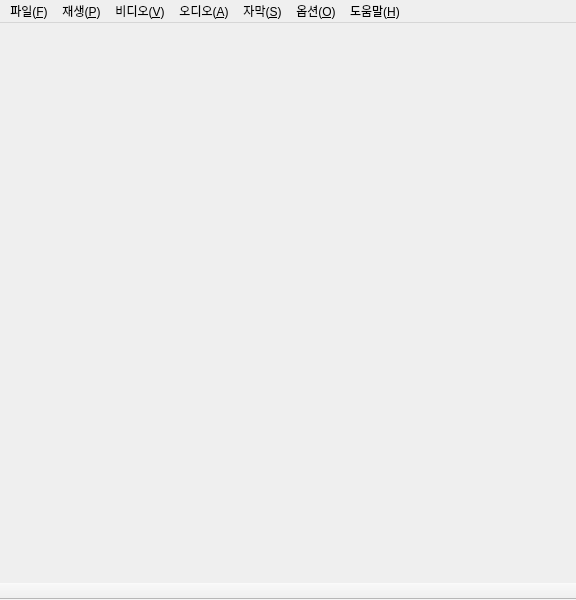
<ui version="4.0" >
 <class>Ui::MainWindow</class>
 <widget class="QMainWindow" name="Ui::MainWindow" >
  <property name="enabled" >
   <bool>true</bool>
  </property>
  <property name="geometry" >
   <rect>
    <x>0</x>
    <y>0</y>
    <width>576</width>
    <height>600</height>
   </rect>
  </property>
  <property name="windowTitle" >
   <string>MainWindow</string>
  </property>
  <widget class="QWidget" name="centralwidget" >
   <property name="geometry" >
    <rect>
     <x>0</x>
     <y>25</y>
     <width>576</width>
     <height>563</height>
    </rect>
   </property>
  </widget>
  <widget class="QMenuBar" name="menubar" >
   <property name="geometry" >
    <rect>
     <x>0</x>
     <y>0</y>
     <width>576</width>
     <height>25</height>
    </rect>
   </property>
   <property name="defaultUp" >
    <bool>false</bool>
   </property>
   <widget class="QMenu" name="file_menu" >
    <property name="title" >
     <string>파일(&amp;F)</string>
    </property>
    <widget class="QMenu" name="file_open_menu" >
     <property name="title" >
      <string>열기...</string>
     </property>
     <widget class="QMenu" name="open_recent_menu" >
      <property name="title" >
       <string>최근에 재생한 것들</string>
      </property>
      <addaction name="separator" />
      <addaction name="recent_clear_action" />
     </widget>
     <addaction name="open_file_action" />
     <addaction name="open_dvd_action" />
     <addaction name="separator" />
     <addaction name="open_recent_menu" />
    </widget>
    <addaction name="file_open_menu" />
    <addaction name="separator" />
    <addaction name="file_exit_action" />
   </widget>
   <widget class="QMenu" name="play_menu" >
    <property name="title" >
     <string>재생(&amp;P)</string>
    </property>
    <widget class="QMenu" name="play_ab_menu" >
     <property name="title" >
      <string>A-B 구간 반복</string>
     </property>
     <addaction name="play_ab_select_action" />
     <addaction name="play_ab_stop_action" />
     <addaction name="play_ab_advance_action" />
    </widget>
    <widget class="QMenu" name="play_speed_menu" >
     <property name="title" >
      <string>재생 속도</string>
     </property>
     <addaction name="play_speed_current_action" />
     <addaction name="separator" />
     <addaction name="play_speed_double_action" />
     <addaction name="play_speed_half_action" />
     <addaction name="play_speed_increase_action" />
     <addaction name="play_speed_decrease_action" />
     <addaction name="play_speed_restore_action" />
    </widget>
    <addaction name="play_dvd_menu_action" />
    <addaction name="play_show_playlist_action" />
    <addaction name="play_speed_menu" />
    <addaction name="play_ab_menu" />
    <addaction name="separator" />
    <addaction name="play_pause_action" />
    <addaction name="play_stop_action" />
    <addaction name="play_previous_action" />
    <addaction name="play_next_action" />
    <addaction name="play_backward_action" />
    <addaction name="play_backward_more_action" />
    <addaction name="play_backward_much_more_action" />
    <addaction name="play_forward_action" />
    <addaction name="play_forward_more_action" />
    <addaction name="play_forward_much_more_action" />
   </widget>
   <widget class="QMenu" name="video_menu" >
    <property name="enabled" >
     <bool>true</bool>
    </property>
    <property name="title" >
     <string>비디오(&amp;V)</string>
    </property>
    <widget class="QMenu" name="video_aspect_menu" >
     <property name="title" >
      <string>영상비율</string>
     </property>
     <addaction name="video_aspect_auto_action" />
     <addaction name="video_aspect_4_3_action" />
     <addaction name="video_aspect_16_9_action" />
     <addaction name="video_aspect_211_100_action" />
    </widget>
    <widget class="QMenu" name="video_size_menu" >
     <property name="title" >
      <string>영상크기</string>
     </property>
     <addaction name="video_size_50_action" />
     <addaction name="video_size_100_action" />
     <addaction name="video_size_150_action" />
     <addaction name="video_size_200_action" />
     <addaction name="video_size_250_action" />
     <addaction name="video_size_300_action" />
     <addaction name="video_size_350_action" />
     <addaction name="video_size_400_action" />
    </widget>
    <widget class="QMenu" name="video_crop_menu" >
     <property name="title" >
      <string>영상 잘라내기</string>
     </property>
     <addaction name="video_crop_off_action" />
     <addaction name="video_crop_4_3_action" />
     <addaction name="video_crop_16_9_action" />
     <addaction name="video_crop_2_35_1_action" />
    </widget>
    <widget class="QMenu" name="video_on_top_menu" >
     <property name="title" >
      <string>맨위로</string>
     </property>
     <property name="icon" >
      <iconset resource="rsclist.qrc" >
       <normaloff>:/img/go-top.png</normaloff>:/img/go-top.png</iconset>
     </property>
     <addaction name="video_on_top_always_action" />
     <addaction name="video_on_top_only_playing_action" />
     <addaction name="video_on_top_off_action" />
    </widget>
    <addaction name="video_fullscreen_action" />
    <addaction name="video_on_top_menu" />
    <addaction name="separator" />
    <addaction name="video_size_menu" />
    <addaction name="video_aspect_menu" />
    <addaction name="video_crop_menu" />
    <addaction name="video_equalizer_action" />
   </widget>
   <widget class="QMenu" name="audio_menu" >
    <property name="title" >
     <string>오디오(&amp;A)</string>
    </property>
    <addaction name="audio_volume_up_action" />
    <addaction name="audio_volume_down_action" />
    <addaction name="audio_mute_action" />
   </widget>
   <widget class="QMenu" name="subtitle_menu" >
    <property name="title" >
     <string>자막(&amp;S)</string>
    </property>
    <widget class="QMenu" name="subtitle_select_menu" >
     <property name="title" >
      <string>자막 파일</string>
     </property>
     <property name="icon" >
      <iconset resource="rsclist.qrc" >
       <normaloff>:/img/format-justify-center.png</normaloff>:/img/format-justify-center.png</iconset>
     </property>
     <addaction name="subtitle_add_action" />
     <addaction name="subtitle_clear_action" />
     <addaction name="separator" />
     <addaction name="subtitle_disable_action" />
    </widget>
    <widget class="QMenu" name="subtitle_sync_menu" >
     <property name="title" >
      <string>자막 동기화</string>
     </property>
     <addaction name="subtitle_sync_current_action" />
     <addaction name="separator" />
     <addaction name="subtitle_sync_increase_action" />
     <addaction name="subtitle_sync_decrease_action" />
    </widget>
    <widget class="QMenu" name="subtitle_pos_menu" >
     <property name="title" >
      <string>자막 위치</string>
     </property>
     <addaction name="subtitle_step_up_action" />
     <addaction name="subtitle_step_down_action" />
    </widget>
    <widget class="QMenu" name="sub_channel_menu" >
     <property name="title" >
      <string>자막 채널</string>
     </property>
     <addaction name="sub_channel_off_action" />
    </widget>
    <addaction name="sub_channel_menu" />
    <addaction name="subtitle_select_menu" />
    <addaction name="subtitle_pos_menu" />
    <addaction name="subtitle_sync_menu" />
   </widget>
   <widget class="QMenu" name="option_menu" >
    <property name="title" >
     <string>옵션(&amp;O)</string>
    </property>
    <addaction name="option_preferences_action" />
   </widget>
   <widget class="QMenu" name="help_menu" >
    <property name="title" >
     <string>도움말(&amp;H)</string>
    </property>
    <addaction name="about_qt_action" />
    <addaction name="about_cmp_action" />
   </widget>
   <addaction name="file_menu" />
   <addaction name="play_menu" />
   <addaction name="video_menu" />
   <addaction name="audio_menu" />
   <addaction name="subtitle_menu" />
   <addaction name="option_menu" />
   <addaction name="help_menu" />
  </widget>
  <widget class="QToolBar" name="play_bar" >
   <property name="geometry" >
    <rect>
     <x>0</x>
     <y>588</y>
     <width>576</width>
     <height>12</height>
    </rect>
   </property>
   <property name="windowTitle" >
    <string>재생 도구막대</string>
   </property>
   <property name="movable" >
    <bool>false</bool>
   </property>
   <property name="allowedAreas" >
    <set>Qt::BottomToolBarArea</set>
   </property>
   <property name="iconSize" >
    <size>
     <width>16</width>
     <height>16</height>
    </size>
   </property>
   <attribute name="toolBarArea" >
    <enum>BottomToolBarArea</enum>
   </attribute>
   <attribute name="toolBarBreak" >
    <bool>false</bool>
   </attribute>
  </widget>
  <action name="open_file_action" >
   <property name="icon" >
    <iconset resource="rsclist.qrc" >
     <normaloff>:/img/document-open.png</normaloff>:/img/document-open.png</iconset>
   </property>
   <property name="text" >
    <string>파일</string>
   </property>
   <property name="shortcut" >
    <string>Ctrl+O</string>
   </property>
  </action>
  <action name="play_forward_action" >
   <property name="icon" >
    <iconset resource="rsclist.qrc" >
     <normaloff>:/img/media-seek-forward.png</normaloff>:/img/media-seek-forward.png</iconset>
   </property>
   <property name="text" >
    <string>앞으로</string>
   </property>
   <property name="shortcut" >
    <string>Right</string>
   </property>
   <property name="shortcutContext" >
    <enum>Qt::ApplicationShortcut</enum>
   </property>
  </action>
  <action name="play_backward_action" >
   <property name="icon" >
    <iconset resource="rsclist.qrc" >
     <normaloff>:/img/media-seek-backward.png</normaloff>:/img/media-seek-backward.png</iconset>
   </property>
   <property name="text" >
    <string>뒤로</string>
   </property>
   <property name="shortcut" >
    <string>Left</string>
   </property>
  </action>
  <action name="audio_volume_up_action" >
   <property name="text" >
    <string>소리크게</string>
   </property>
   <property name="shortcut" >
    <string>Up</string>
   </property>
  </action>
  <action name="audio_volume_down_action" >
   <property name="text" >
    <string>소리작게</string>
   </property>
   <property name="shortcut" >
    <string>Down</string>
   </property>
  </action>
  <action name="video_fullscreen_action" >
   <property name="checkable" >
    <bool>true</bool>
   </property>
   <property name="icon" >
    <iconset resource="rsclist.qrc" >
     <normaloff>:/img/view-fullscreen.png</normaloff>:/img/view-fullscreen.png</iconset>
   </property>
   <property name="text" >
    <string>전체화면</string>
   </property>
   <property name="shortcut" >
    <string>Return</string>
   </property>
  </action>
  <action name="play_forward_more_action" >
   <property name="text" >
    <string>많이 앞으로</string>
   </property>
   <property name="shortcut" >
    <string>PgUp</string>
   </property>
  </action>
  <action name="play_backward_more_action" >
   <property name="text" >
    <string>많이 뒤로</string>
   </property>
   <property name="shortcut" >
    <string>PgDown</string>
   </property>
  </action>
  <action name="play_pause_action" >
   <property name="icon" >
    <iconset resource="rsclist.qrc" >
     <normaloff>:/img/media-playback-start.png</normaloff>:/img/media-playback-start.png</iconset>
   </property>
   <property name="text" >
    <string>일시정지/재생</string>
   </property>
   <property name="shortcut" >
    <string>Space</string>
   </property>
  </action>
  <action name="file_exit_action" >
   <property name="icon" >
    <iconset resource="rsclist.qrc" >
     <normaloff>:/img/application-exit.png</normaloff>:/img/application-exit.png</iconset>
   </property>
   <property name="text" >
    <string>종료</string>
   </property>
   <property name="shortcut" >
    <string>Alt+F4</string>
   </property>
  </action>
  <action name="play_stop_action" >
   <property name="icon" >
    <iconset resource="rsclist.qrc" >
     <normaloff>:/img/media-playback-stop.png</normaloff>:/img/media-playback-stop.png</iconset>
   </property>
   <property name="text" >
    <string>정지</string>
   </property>
  </action>
  <action name="play_previous_action" >
   <property name="icon" >
    <iconset resource="rsclist.qrc" >
     <normaloff>:/img/media-skip-backward.png</normaloff>:/img/media-skip-backward.png</iconset>
   </property>
   <property name="text" >
    <string>이전 파일</string>
   </property>
  </action>
  <action name="play_next_action" >
   <property name="icon" >
    <iconset resource="rsclist.qrc" >
     <normaloff>:/img/media-skip-forward.png</normaloff>:/img/media-skip-forward.png</iconset>
   </property>
   <property name="text" >
    <string>다음 파일</string>
   </property>
  </action>
  <action name="audio_mute_action" >
   <property name="checkable" >
    <bool>true</bool>
   </property>
   <property name="icon" >
    <iconset resource="rsclist.qrc" >
     <normaloff>:/img/player-volume.png</normaloff>:/img/player-volume.png</iconset>
   </property>
   <property name="text" >
    <string>음소거</string>
   </property>
  </action>
  <action name="video_aspect_auto_action" >
   <property name="checkable" >
    <bool>true</bool>
   </property>
   <property name="checked" >
    <bool>true</bool>
   </property>
   <property name="text" >
    <string>자동</string>
   </property>
  </action>
  <action name="video_aspect_4_3_action" >
   <property name="checkable" >
    <bool>true</bool>
   </property>
   <property name="text" >
    <string>AR 4:3</string>
   </property>
  </action>
  <action name="video_aspect_16_9_action" >
   <property name="checkable" >
    <bool>true</bool>
   </property>
   <property name="text" >
    <string>AR 16:9</string>
   </property>
  </action>
  <action name="video_equalizer_action" >
   <property name="icon" >
    <iconset resource="rsclist.qrc" >
     <normaloff>:/img/view-media-equalizer.png</normaloff>:/img/view-media-equalizer.png</iconset>
   </property>
   <property name="text" >
    <string>이퀄라이저</string>
   </property>
  </action>
  <action name="play_show_playlist_action" >
   <property name="checkable" >
    <bool>false</bool>
   </property>
   <property name="icon" >
    <iconset resource="rsclist.qrc" >
     <normaloff>:/img/view-media-playlist.png</normaloff>:/img/view-media-playlist.png</iconset>
   </property>
   <property name="text" >
    <string>재생 목록</string>
   </property>
   <property name="shortcut" >
    <string>L</string>
   </property>
  </action>
  <action name="subtitle_step_up_action" >
   <property name="text" >
    <string>자막 위로</string>
   </property>
   <property name="shortcut" >
    <string>]</string>
   </property>
  </action>
  <action name="subtitle_step_down_action" >
   <property name="text" >
    <string>자막 아래로</string>
   </property>
   <property name="shortcut" >
    <string>[</string>
   </property>
  </action>
  <action name="subtitle_add_action" >
   <property name="text" >
    <string>자막 추가</string>
   </property>
  </action>
  <action name="subtitle_disable_action" >
   <property name="checkable" >
    <bool>true</bool>
   </property>
   <property name="checked" >
    <bool>true</bool>
   </property>
   <property name="text" >
    <string>자막없음</string>
   </property>
   <property name="visible" >
    <bool>false</bool>
   </property>
  </action>
  <action name="subtitle_clear_action" >
   <property name="enabled" >
    <bool>false</bool>
   </property>
   <property name="text" >
    <string>자막 비우기</string>
   </property>
  </action>
  <action name="video_size_100_action" >
   <property name="checkable" >
    <bool>false</bool>
   </property>
   <property name="text" >
    <string>100%</string>
   </property>
   <property name="shortcut" >
    <string>1</string>
   </property>
  </action>
  <action name="video_size_200_action" >
   <property name="checkable" >
    <bool>false</bool>
   </property>
   <property name="text" >
    <string>200%</string>
   </property>
   <property name="shortcut" >
    <string>2</string>
   </property>
  </action>
  <action name="video_size_50_action" >
   <property name="checkable" >
    <bool>false</bool>
   </property>
   <property name="text" >
    <string>50%</string>
   </property>
   <property name="shortcut" >
    <string>`</string>
   </property>
  </action>
  <action name="video_size_300_action" >
   <property name="checkable" >
    <bool>false</bool>
   </property>
   <property name="text" >
    <string>300%</string>
   </property>
   <property name="shortcut" >
    <string>3</string>
   </property>
  </action>
  <action name="video_size_400_action" >
   <property name="checkable" >
    <bool>false</bool>
   </property>
   <property name="text" >
    <string>400%</string>
   </property>
   <property name="shortcut" >
    <string>4</string>
   </property>
  </action>
  <action name="subtitle_sync_increase_action" >
   <property name="text" >
    <string>싱크 +0.5초</string>
   </property>
   <property name="shortcut" >
    <string>P</string>
   </property>
  </action>
  <action name="subtitle_sync_decrease_action" >
   <property name="text" >
    <string>싱크 -0.5초</string>
   </property>
   <property name="shortcut" >
    <string>O</string>
   </property>
  </action>
  <action name="subtitle_sync_current_action" >
   <property name="text" >
    <string>현재값: 0.0초</string>
   </property>
  </action>
  <action name="option_preferences_action" >
   <property name="icon" >
    <iconset resource="rsclist.qrc" >
     <normaloff>:/img/preferences-system.png</normaloff>:/img/preferences-system.png</iconset>
   </property>
   <property name="text" >
    <string>환경설정</string>
   </property>
  </action>
  <action name="video_size_150_action" >
   <property name="checkable" >
    <bool>false</bool>
   </property>
   <property name="text" >
    <string>150%</string>
   </property>
  </action>
  <action name="video_size_250_action" >
   <property name="checkable" >
    <bool>false</bool>
   </property>
   <property name="text" >
    <string>250%</string>
   </property>
  </action>
  <action name="video_size_350_action" >
   <property name="checkable" >
    <bool>false</bool>
   </property>
   <property name="text" >
    <string>350%</string>
   </property>
  </action>
  <action name="video_crop_off_action" >
   <property name="checkable" >
    <bool>true</bool>
   </property>
   <property name="checked" >
    <bool>true</bool>
   </property>
   <property name="text" >
    <string>취소</string>
   </property>
  </action>
  <action name="video_crop_4_3_action" >
   <property name="checkable" >
    <bool>true</bool>
   </property>
   <property name="text" >
    <string>CR 4:3</string>
   </property>
  </action>
  <action name="video_crop_16_9_action" >
   <property name="checkable" >
    <bool>true</bool>
   </property>
   <property name="text" >
    <string>CR 16:9</string>
   </property>
  </action>
  <action name="video_on_top_always_action" >
   <property name="checkable" >
    <bool>true</bool>
   </property>
   <property name="text" >
    <string>항상 맨위로</string>
   </property>
  </action>
  <action name="video_on_top_only_playing_action" >
   <property name="checkable" >
    <bool>true</bool>
   </property>
   <property name="text" >
    <string>재생시만 맨위로</string>
   </property>
  </action>
  <action name="video_on_top_off_action" >
   <property name="checkable" >
    <bool>true</bool>
   </property>
   <property name="checked" >
    <bool>true</bool>
   </property>
   <property name="text" >
    <string>맨위로 끄기</string>
   </property>
  </action>
  <action name="about_qt_action" >
   <property name="text" >
    <string>Qt에 대하여</string>
   </property>
  </action>
  <action name="about_cmp_action" >
   <property name="text" >
    <string>CMPlayer에 대하여</string>
   </property>
  </action>
  <action name="play_ab_select_action" >
   <property name="checkable" >
    <bool>false</bool>
   </property>
   <property name="text" >
    <string>A-B 구간 지정</string>
   </property>
   <property name="shortcut" >
    <string>R</string>
   </property>
  </action>
  <action name="play_ab_advance_action" >
   <property name="text" >
    <string>고급 구간 반복</string>
   </property>
  </action>
  <action name="play_ab_stop_action" >
   <property name="text" >
    <string>반복 중지</string>
   </property>
   <property name="shortcut" >
    <string>Esc</string>
   </property>
  </action>
  <action name="play_forward_much_more_action" >
   <property name="text" >
    <string>더 많이 앞으로</string>
   </property>
   <property name="shortcut" >
    <string>Home</string>
   </property>
  </action>
  <action name="play_backward_much_more_action" >
   <property name="text" >
    <string>더 많이 뒤로</string>
   </property>
   <property name="shortcut" >
    <string>End</string>
   </property>
  </action>
  <action name="video_aspect_211_100_action" >
   <property name="checkable" >
    <bool>true</bool>
   </property>
   <property name="text" >
    <string>AR 2.11:1</string>
   </property>
  </action>
  <action name="video_crop_2_35_1_action" >
   <property name="checkable" >
    <bool>true</bool>
   </property>
   <property name="text" >
    <string>CR 2.35:1</string>
   </property>
  </action>
  <action name="play_speed_current_action" >
   <property name="text" >
    <string>현재: ×1 배속</string>
   </property>
  </action>
  <action name="play_speed_increase_action" >
   <property name="text" >
    <string>+ 0.1 배속</string>
   </property>
   <property name="shortcut" >
    <string>+</string>
   </property>
  </action>
  <action name="play_speed_decrease_action" >
   <property name="text" >
    <string>- 0.1 배속</string>
   </property>
   <property name="shortcut" >
    <string>-</string>
   </property>
  </action>
  <action name="play_speed_restore_action" >
   <property name="text" >
    <string>원래 속도로</string>
   </property>
   <property name="shortcut" >
    <string>Backspace</string>
   </property>
  </action>
  <action name="play_speed_double_action" >
   <property name="text" >
    <string>현재의 2배속</string>
   </property>
  </action>
  <action name="play_speed_half_action" >
   <property name="text" >
    <string>현재의 0.5배속</string>
   </property>
  </action>
  <action name="open_url_action" >
   <property name="text" >
    <string>URL</string>
   </property>
  </action>
  <action name="recent_clear_action" >
   <property name="text" >
    <string>목록비우기</string>
   </property>
  </action>
  <action name="sub_channel_off_action" >
   <property name="checkable" >
    <bool>true</bool>
   </property>
   <property name="checked" >
    <bool>true</bool>
   </property>
   <property name="text" >
    <string>끄기</string>
   </property>
  </action>
  <action name="open_dvd_action" >
   <property name="text" >
    <string>DVD</string>
   </property>
  </action>
  <action name="play_dvd_menu_action" >
   <property name="text" >
    <string>DVD 메뉴 전환</string>
   </property>
  </action>
 </widget>
 <resources>
  <include location="rsclist.qrc" />
 </resources>
 <connections>
  <connection>
   <sender>subtitle_disable_action</sender>
   <signal>toggled(bool)</signal>
   <receiver>subtitle_disable_action</receiver>
   <slot>setDisabled(bool)</slot>
   <hints>
    <hint type="sourcelabel" >
     <x>-1</x>
     <y>-1</y>
    </hint>
    <hint type="destinationlabel" >
     <x>-1</x>
     <y>-1</y>
    </hint>
   </hints>
  </connection>
 </connections>
</ui>
